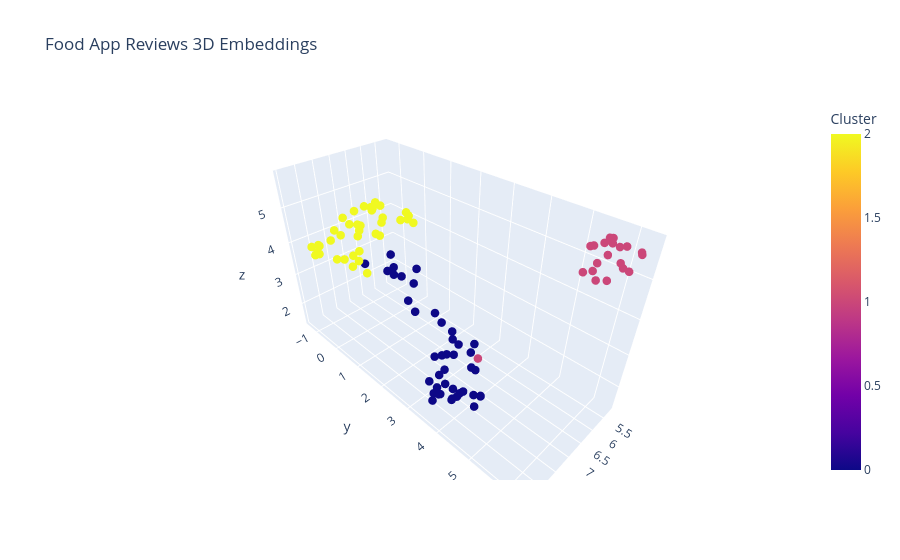

Source (notebook cell):
### Code cell
# Create a DataFrame for the data
cluster_df = pd.DataFrame({
    'x': embeddings_3d[:, 0],
    'y': embeddings_3d[:, 1],
    'z': embeddings_3d[:, 2],
    'label': cluster_labels,
    'sentence': data['Review']
})

# Create a 3D scatter plot using plotly
fig = px.scatter_3d(
    cluster_df,
    x='x', y='y', z='z',
    color='label',
    hover_name='sentence',
    title='Food App Reviews 3D Embeddings',
    labels={'label': 'Cluster'},
)

fig.update_traces(
    marker=dict(size=5)  # Adjust the size value as needed
)

fig.show()

### Figure 1 — Plotly figure (JSON) as saved in the notebook; plotly's stock layout.template omitted (floating-point values rounded to 4 significant figures)
{"data": [{"hovertemplate": "<b>%{hovertext}</b><br><br>x=%{x}<br>y=%{y}<br>z=%{z}<br>Cluster=%{marker.color}<extra></extra>", "hovertext": ["Delivery was faster than a ninja on caffeine. Im ready to chow down!", "Im pretty sure they had a wall made of recycled cans. Or was it shoes?", "Dude Im not even mad they were late. Food arrived like a surprise party!", "Chhole bhature yaar! Sunday indulgence crispy bhature FTW.", "The place had a vibe but I cant quite put my finger on it. Hipster? Unicorn?", "Hakka noodles FTW! Desi-Chinese fusion for life.", "Pasta was alright yaar. More masala couldve made it sing.", "Im telling you it was like stepping into the future. Or was it the 90s?", "I was starving but the food came faster than I could say hangry. Good stuff.", "Burgers are my jam but this one was kinda meh. Needed more zing.", "Sushi was like a flavor adventure. Mini party in my mouth.", "Dude there was like this mural on the wall. It was a cat no wait a panda?", "Got the delivery. Ate some. Not bad.", "Delivery was like chillin in slow-mo. Ive aged at least a year waiting.", "cheesy nirvana bro. Cheese everywhere happy tummy.", "Yo they delivered my grub so fast I barely had time to blink. Legendary speed!", "Greek salad? Healthy vibes but missing that masala.", "Chole kulche vibes dude. Spicy chickpeas fluffy kulche – love it.", "I walked in and thought This is it this is the place. But what it was no clue.", "Im convinced they use teleportation for deliveries. Thats some next-level speed.", "Pani puri for life man! Tangy spicy street food love.", "Samosas were like little pockets of happiness. Spicy and crispy da best.", "I stepped in and was hit by a wall of like smells. Could be food could be candles.", "Food took so long I had time to write a novel about my hunger. Not amused.", "Delivery guy came. Food happened. Average.", "Okay there was like this fountain thingy. Was it water? Im not sure man.", "Pizza was meh dude. Missing that desi twist ya know?", "Burgers are life but this one was a bit blah. Needed more oomph.", "I saw like a disco ball? But it wasnt a disco place. Or maybe it was? Huh.", "Samosas were like little packets of joy. Crunchy spicy awesome.", "So like the place was you know kinda nice? There were like lights and stuff.", "Ugh the samosas I got were meh. So dry and bland yaar.", "Meaty and dreamy.", "BBQ ribs? Finger-lickin good bruh. Sauce everywhere!", "Food arrived fashionably late but at least Im full now. Late-night munchies sorted.", "Paneer dosa? Desi breakfast goals achieved bruh.", "Mac n cheese dude! Ultimate comfort food vibes.", "Dude that butter chicken was like BOOM! My mouth is still partying.", "Pav bhaji vibes yaar. Tangy spicy Mumbai street food bliss.", "Biryani was a flavor explosion bruh. Spices doing a happy dance.", "Biryani was a flavor bomb bro. Spices going wild taste buds dancing.", "Paneer tikka masala was lit bro! Creamy spicy yaaas.", "Kaju katli fam! Diwali mode: on. Sweet nutty divine.", "Delivery happened. I ate. Nothing special.", "Alright it was dimly lit like a vampire hangout. But like in a cool way.", "Ordered some grub. Ate it all. Alright.", "I think they tried to be fancy? There were chandeliers and stuff maybe even gold.", "Avo toast? Overrated AF. Just smashed avo on bread like really?", "The ambiance was like woah eclectic. I spotted like three different wallpapers.", "Samosas fam! Spicy crunchy ultimate comfort food.", "Received the order. Had a bite. So-so.", "Paneer tikka rolls? Fast food love desi style. Tummy happy.", "Biryani was a spice parade yaar. Spices were dancing in my mouth.", "Pasta was okay bro. Needed more masala Italian-style desi.", "Kadai paneer? Spices level: awesome. Paneer power!", "Paneer tikka rolls? Fast food dreams coming true dude.", "Tacos were meh ya know? Needed more spice and awesomeness.", "There were like waiters in bowties? Or were they clowns? My memorys blurry.", "Yo this place was like a whole aesthetic like an art gallery for food or whatever.", "Food got here just in time to save me from becoming a hangry monster. Phew!", "Didn't get it on time. Very cold food.", "Pizza finally got here. Took longer than a sloth running a marathon. Not cool.", "Food arrived. I ate. It was okay.", "Pasta was okay fam. Needed more masala for desi twist.", "So the lighting was like mood lighting but also like regular lighting. Ambiguous.", "Sushi was an interesting ride. Sushi samosas anyone?", "Biryani was legit da bomb! Spices were like hello flavor town.", "Pasta was aight dude. Needed more masala for desi charm.", "Ate a snack while waiting for the delivery. And another. And another. You get it.", "Ordered then binged a whole show and still no food. Whats the point though?", "Pizza was good man. More cheese wouldve been epic though.", "I think the delivery person went sightseeing before dropping off my order. So slow.", "Pav bhaji was like a party in my mouth. Spicy tangy perfection.", "Okay picture this: plants everywhere. Or were they just fake? Hard to say man.", "Philly cheesesteak? Cheesy coma bro. Napped like a boss.", "Got my order. Ate. Generic stuff.", "Okay so they said 30 minutes but I couldve baked a cake in that time. Seriously?", "Their delivery game is on point. Food got here quicker than I can say hangry.", "I ordered then took a nap and boom foods here. Not sure if thats good or bad.", "Pav bhaji was like a flavor explosion dude. Street food awesomeness.", "Panipuri was quite horrible. I threw up an hour later.", "I was expecting a food coma by now but nope still waiting. Not cool guys.", "I felt like I was in a movie you know? Like a rom-com but with more chairs.", "Chicken tikka rolls? Fast food heaven right in my mouth.", "Ugh they made me wait so long that I aged like 10 years. Food better be worth it.", "The vada pav was like feels all over my mouth.", "Ramen vibes man. Slurping noodles like a boss college days all over.", "Pav bhaji vibes man. Spicy tangy street food at home.", "Waiting for the delivery was like watching paint dry. The food better be divine.", "Paneer tikka rolls? Desi fast food love every bite a party.", "I went in and like felt vibes man. The vibes were like totally vibing.", "The delivery was like supersonic fast. I was impressed and my tummys happy.", "Biryani game strong fam! Inhaled it faster than my WiFi.", "I blinked and the food magically appeared. Not really but they were fast yo!", "Dude the joint had like music but I cant remember if it was like jazz or EDM.", "Biryani was the flavor hero yaar. Spices were popping party in my mouth.", "Food arrived. I had a taste. Pretty standard.", "Food was delivered. I ate. Cant complain.", "Bao buns? Fluffy clouds of yum. Im in bao heaven.", "Ugh it was so cozy you wouldnt believe. I mean they had chairs and tables.", "Ordered food. Ate it. Meh."], "legendgroup": "", "marker": {"color": [0, 1, 0, 2, 1, 2, 2, 1, 0, 0, 2, 1, 0, 0, 0, 0, 2, 2, 1, 0, 2, 2, 1, 0, 0, 1, 0, 0, 1, 2, 1, 2, 0, 0, 0, 2, 0, 0, 2, 2, 2, 2, 2, 0, 1, 0, 1, 0, 1, 2, 0, 2, 2, 2, 2, 2, 2, 1, 1, 0, 0, 0, 0, 2, 1, 2, 2, 2, 0, 0, 0, 0, 2, 1, 0, 0, 0, 0, 0, 2, 2, 0, 1, 2, 0, 2, 2, 2, 0, 2, 1, 0, 2, 0, 1, 2, 0, 0, 2, 1, 0], "coloraxis": "coloraxis", "size": 5, "symbol": "circle"}, "mode": "markers", "name": "", "scene": "scene", "showlegend": false, "type": "scatter3d", "x": [7.767, 5.58, 7.935, 7.109, 5.36, 5.904, 5.75, 5.359, 7.194, 7.074, 7.787, 5.532, 7.796, 7.98, 6.781, 7.614, 5.712, 6.931, 5.346, 7.784, 6.75, 7.147, 7.45, 7.264, 8.32, 5.966, 6.558, 7.18, 5.619, 7.324, 5.236, 7.067, 6.927, 6.505, 8.011, 6.079, 6.663, 7.036, 7.174, 8.196, 8.415, 6.235, 6.84, 8.221, 5.693, 7.69, 5.212, 6.875, 5.468, 6.93, 7.594, 6.018, 8.292, 5.913, 6.403, 5.996, 7.301, 5.384, 5.237, 7.01, 7.688, 7.134, 7.957, 5.821, 5.474, 7.415, 8.474, 5.726, 7.957, 7.291, 6.789, 7.887, 7.547, 5.666, 6.785, 7.432, 7.785, 7.514, 7.197, 7.631, 6.49, 8.017, 5.208, 5.891, 7.045, 7.749, 6.561, 7.047, 8.159, 5.829, 5.654, 8.148, 8.334, 7.131, 5.592, 8.38, 8.192, 8.153, 6.169, 5.197, 7.599], "y": [3.462, 5.793, 3.29, -1.14, 5.799, -0.9452, 0.03523, 6.241, 3.144, 1.42, -0.5915, 5.443, 3.966, 3.458, 0.5175, 3.712, 0.176, -0.7814, 5.626, 3.199, -1.005, -0.5403, 4.157, 3.402, 3.857, 5.445, 1.204, 1.799, 5.748, -0.6044, 5.427, -0.9207, 2.5, 0.08146, 3.682, -1.001, 0.3791, 0.5852, -0.7473, -0.6549, -0.4069, -1.015, -0.9571, 3.726, 5.428, 4.326, 5.835, -0.6669, 5.472, -0.7953, 4.209, -1.242, -0.5464, -0.1298, -1.098, -1.32, 0.02365, 6.1, 5.551, 2.949, 3.65, 2.481, 4.207, 0.0643, 5.259, -0.8394, -0.4207, -0.09748, 3.877, 3.974, 1.336, 3.186, -0.6385, 5.606, 0.8478, 4.287, 3.525, 3.1, 3.768, -0.7845, -1.258, 3.517, 6.176, -1.042, 3.601, -0.839, -0.2665, -0.5052, 3.333, -1.12, 5.685, 3.417, -0.4442, 3.769, 6.014, -0.7212, 4.118, 4.046, -0.9901, 5.9, 4.417], "z": [1.841, 4.877, 2.726, 4.36, 5.557, 4.014, 4.361, 5.569, 2.692, 2.875, 3.568, 4.925, 1.934, 1.643, 3.126, 1.474, 4.181, 3.865, 5.681, 1.533, 4.075, 3.258, 2.925, 2.737, 2.233, 5.096, 3.522, 2.778, 5.723, 3.125, 5.452, 3.236, 2.682, 3.459, 2.644, 4.53, 3.248, 3.394, 4.332, 4.114, 4.114, 4.429, 4.532, 2.059, 5.576, 1.688, 5.14, 2.993, 5.096, 3.379, 1.906, 4.243, 3.962, 4.23, 4.485, 4.151, 3.186, 5.14, 5.221, 2.709, 2.859, 3.087, 2.303, 4.29, 5.406, 3.297, 4.063, 4.41, 1.808, 2.327, 3.238, 1.392, 4.185, 4.836, 3.227, 1.794, 2.854, 2.357, 2.198, 4.306, 3.857, 2.362, 5.527, 3.819, 2.469, 4.029, 3.938, 4.185, 2.126, 4.31, 5.83, 1.528, 4.283, 2.9, 5.75, 4.137, 2.501, 2.063, 3.571, 5.043, 2.048]}], "layout": {"coloraxis": {"colorbar": {"title": {"text": "Cluster"}}, "colorscale": [[0, "#0d0887"], [0.1111, "#46039f"], [0.2222, "#7201a8"], [0.3333, "#9c179e"], [0.4444, "#bd3786"], [0.5556, "#d8576b"], [0.6667, "#ed7953"], [0.7778, "#fb9f3a"], [0.8889, "#fdca26"], [1, "#f0f921"]]}, "legend": {"tracegroupgap": 0}, "scene": {"domain": {"x": [0, 1], "y": [0, 1]}, "xaxis": {"title": {"text": "x"}}, "yaxis": {"title": {"text": "y"}}, "zaxis": {"title": {"text": "z"}}}, "title": {"text": "Food App Reviews 3D Embeddings"}}}
